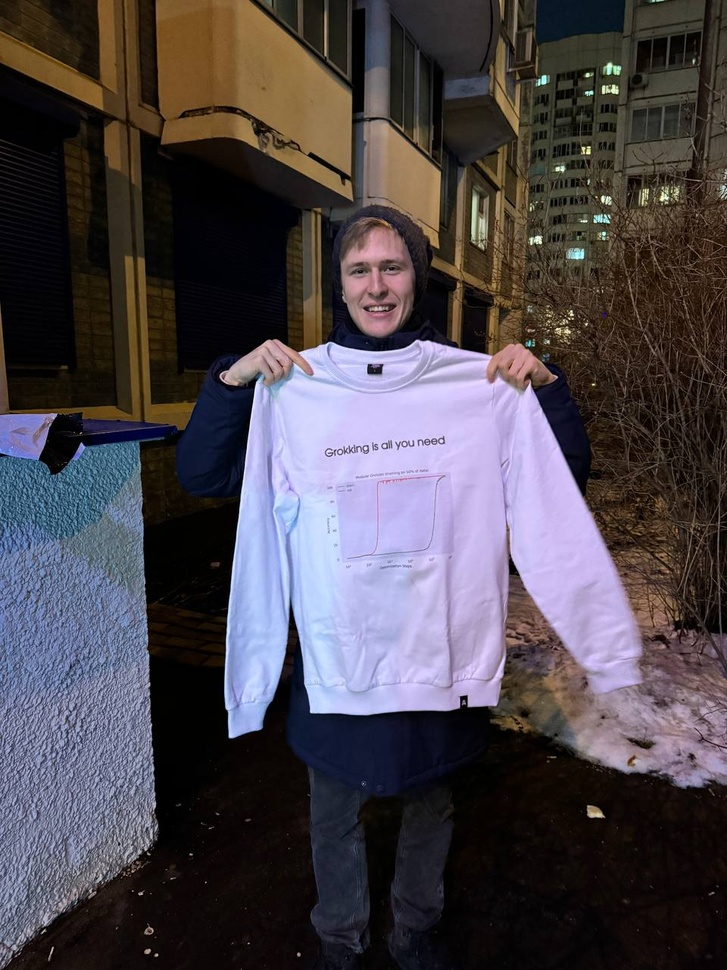
#> input picture img1.jpg, 727 x 970 px, shrunk from 960 x 1280 before the run
$ python deblurring.py -i .. -o out.png   (older library calls are emulated)
#> lines starting #> are read from the running program, lines starting #| are printed output that depends on the picture
import os
import cv2
import shutil
import argparse

# Function to detect blur using variance of Laplacian
def is_blurry(image_path, threshold=100.0):
    """
    Returns True if the image is blurry.
    The lower the variance, the blurrier the image.
    """
#> called with image_path = '../img1.jpg', threshold = 100
    img = cv2.imread(image_path, cv2.IMREAD_GRAYSCALE)
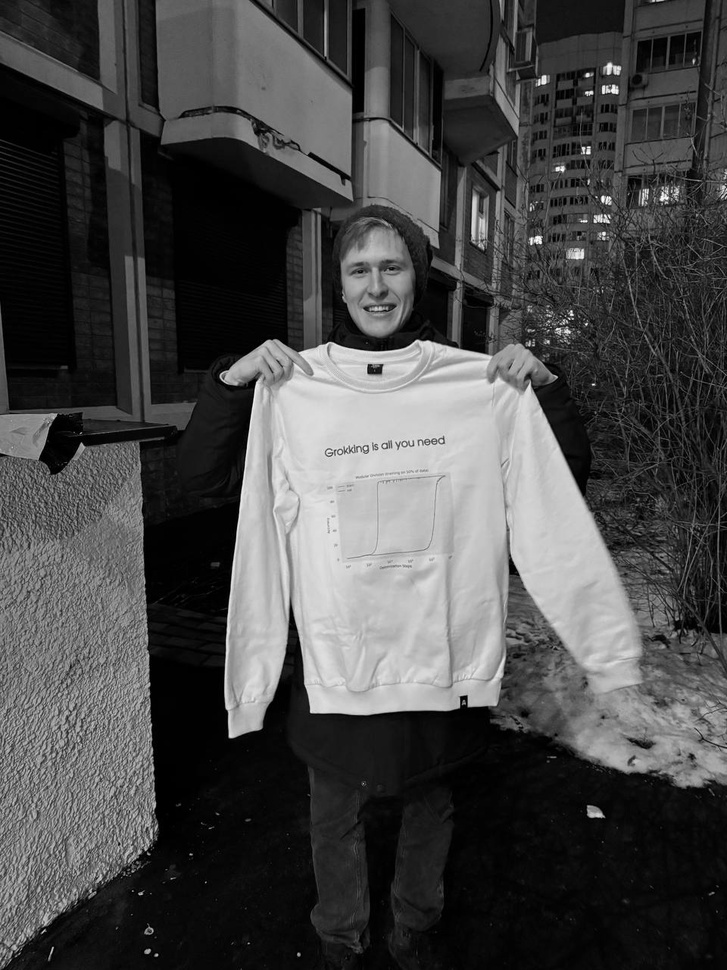
#> img: shape (970, 727); min 0, max 255, mean 72.1
    if img is None:
        return True
    laplacian_var = cv2.Laplacian(img, cv2.CV_64F).var()
#> laplacian_var = 1237.2
    return laplacian_var < threshold

def filter_images(source_folder, destination_folder, blur_threshold):
    if not os.path.exists(destination_folder):
        os.makedirs(destination_folder)

    for file_name in os.listdir(source_folder):
        if file_name.lower().endswith(('.png', '.jpg', '.jpeg', '.bmp')):
            source_path = os.path.join(source_folder, file_name)

            try:
                if not is_blurry(source_path, blur_threshold):
                    dest_path = os.path.join(destination_folder, file_name)
                    shutil.copy2(source_path, dest_path)
                else:
                    print(f"Skipped {file_name} (blurry)")
            except Exception as e:
                print(f"Error processing {file_name}: {e}")

def main():
    parser = argparse.ArgumentParser(description="Filter out blurry images.")
    parser.add_argument("--input", "-i", required=True, help="Path to the folder with input images.")
    parser.add_argument("--output", "-o", required=True, help="Path to save filtered (non-blurry) images.")
    parser.add_argument("--blur-threshold", "-t", type=float, default=100.0, help="Blur detection threshold (default: 100.0).")

    args = parser.parse_args()
    filter_images(args.input, args.output, args.blur_threshold)

if __name__ == "__main__":
    main()
